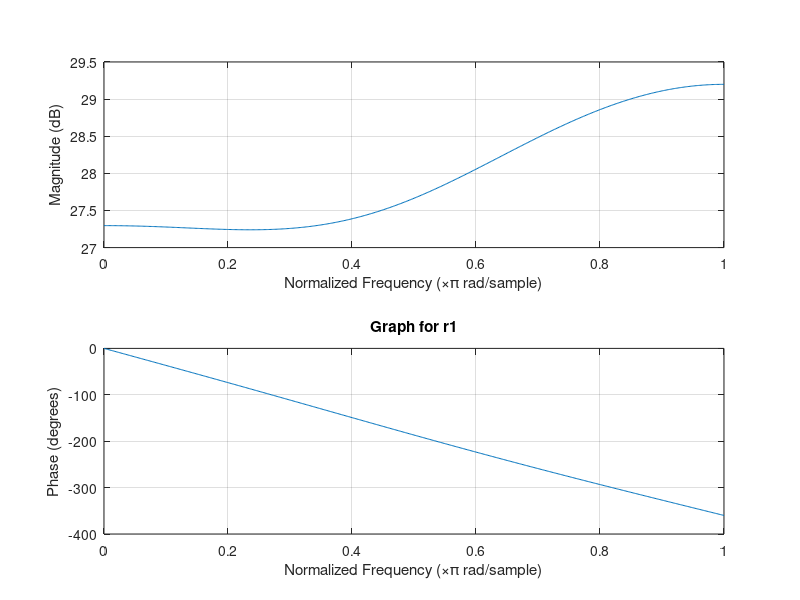
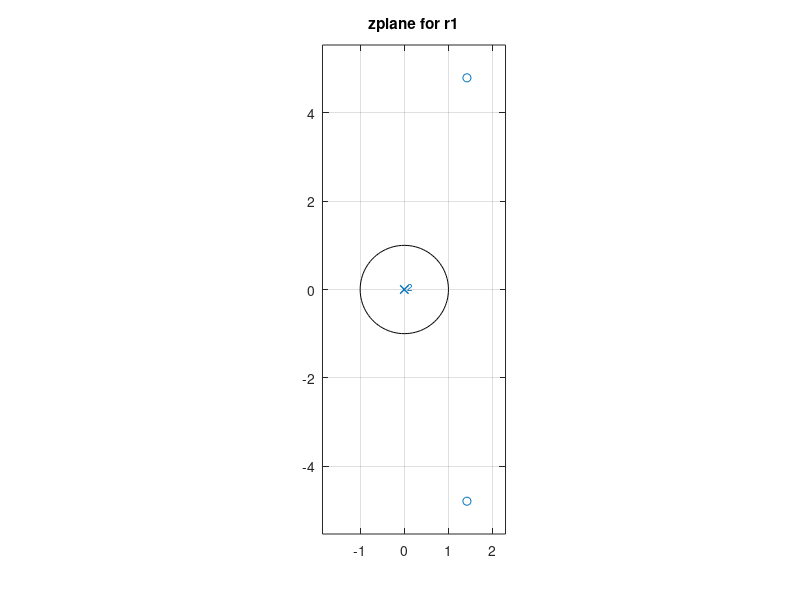
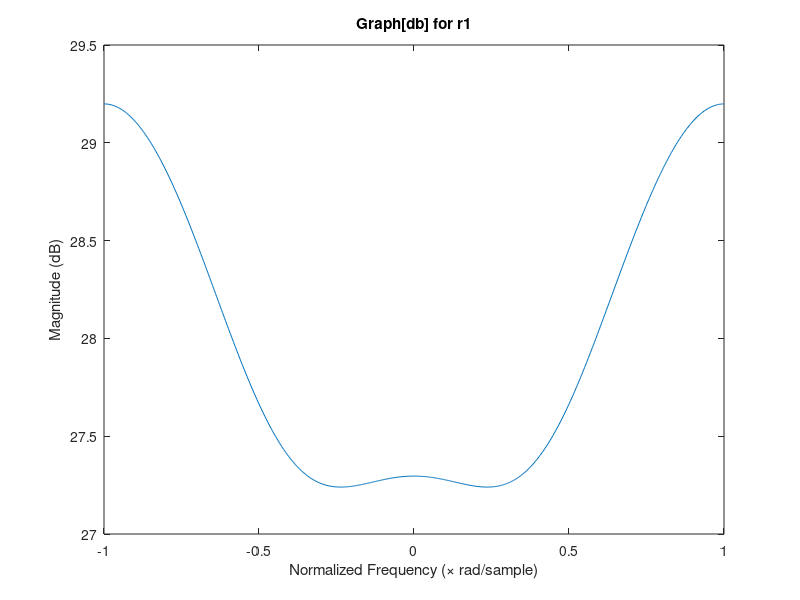
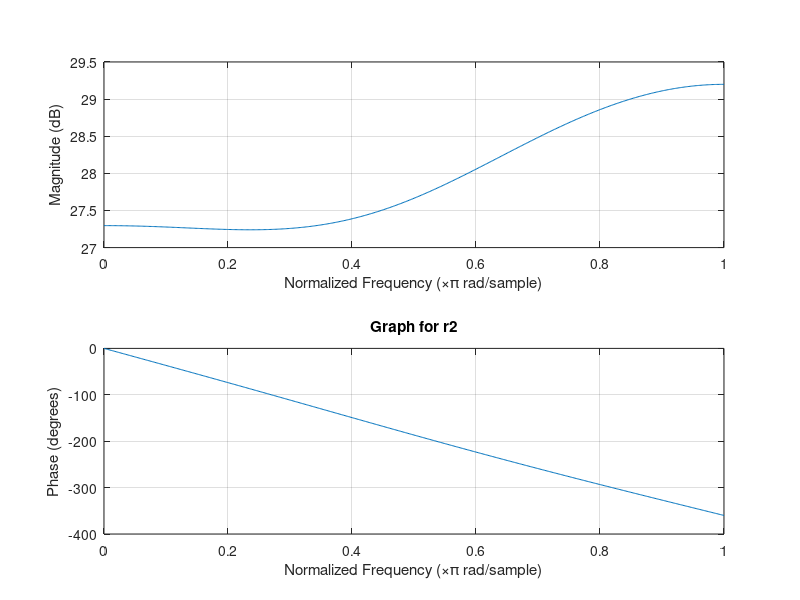

These figures' MATLAB source, in order:
function tema3_2()

teta = input('enter teta: ')
r1 = input('enter r1: ')
r2 = input('enter r2: ')
r3 = input('enter r3: ')
j = sqrt(-1);
cal1 = r1*exp(j*teta)
b1 = [1 -2*r1*cos(teta) r1*r1];
w1 = -pi:0.01:pi;
[H1] = freqz(b1,1,w1);
figure  %1
freqz(b1,1)
title('Graph for r1')
figure  %2
zplane(b1,1)
title('zplane for r1')
figure  %3
plot(w1/pi,20*log10(abs(H1)))
title('Graph[db] for r1')
xlabel('Normalized Frequency (\times rad/sample)')
ylabel('Magnitude (dB)')


j = sqrt(-1);
cal2 = r2*exp(j*teta)
b2 = [1 -2*r2*cos(teta) r2*r2];
w2 = -pi:0.01:pi;
[H2] = freqz(b2,1,w2);
figure  %4
freqz(b2,1)
title('Graph for r2')
figure  %5
zplane(b2,1)
title('zplane for r2')
figure  %6
plot(w2/pi,20*log10(abs(H2)))
title('Graph[db] for r2')
xlabel('Normalized Frequency (\times rad/sample)')
ylabel('Magnitude (dB)')


j = sqrt(-1);
cal3 = r3*exp(j*teta)
b3 = [1 -2*r3*cos(teta) r3*r3];
w3 = -pi:0.01:pi;
[H3] = freqz(b3,1,w3);
figure  %7
freqz(b3,1)
title('Graph for r3')
figure  %8
zplane(b3,1)
title('zplane for r3')
figure  %9
plot(w3/pi,20*log10(abs(H3)))
title('Graph[db] for r3')
xlabel('Normalized Frequency (\times rad/sample)')
ylabel('Magnitude (dB)')
figure  %10
plot(w1,abs(H1),w2,abs(H2),w3,abs(H3));
legend('r1','r2','r3')
figure  %11
plot(w1/pi,20*log10(abs(H1)),w2/pi,20*log10(abs(H2)),w3/pi,20*log10(abs(H3)));
legend('r1','r2','r3')
figure  %12
freqz(b1,1,w1/pi)
hold on
freqz(b2,1,w2/pi)
hold on
freqz(b3,1,w3/pi)
legend('r1','r2','r3')
hold off
title('multiple lines ');


end